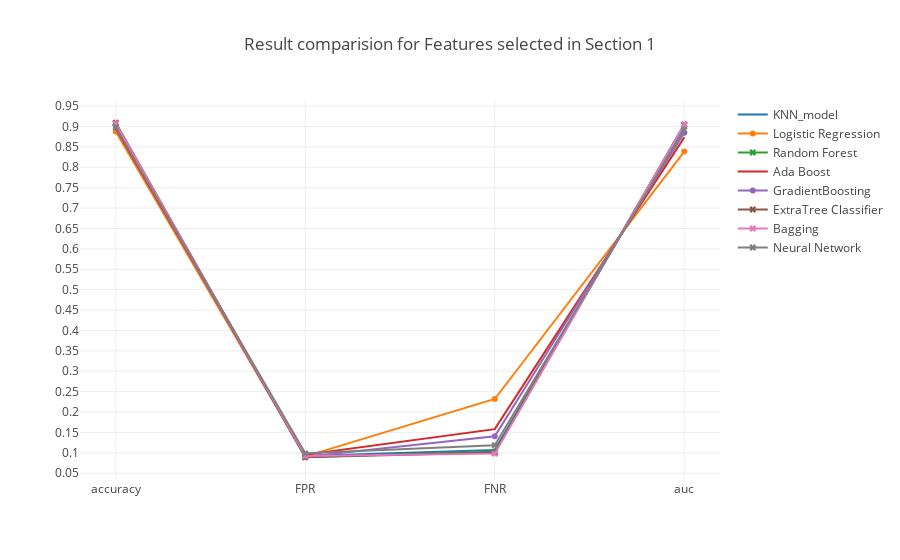

Notebook code cell kept with this figure:
### Markdown cell above
### <a id='1.A' style="text-decoration : none; color : #000000;"> A Results</a>

### Code cell
trace0 = go.Scatter(x=table_80_50_test.iloc[0].index.values[[0,5,6,7]],
                    y=table_80_50_test.iloc[0].values[[0,5,6,7]],
                    mode = 'lines',
                    name = 'KNN_model')

trace1 = go.Scatter(x=table_80_50_test.iloc[1].index.values[[0,5,6,7]],
                    y=table_80_50_test.iloc[1].values[[0,5,6,7]],
                    mode = 'lines+markers',
                    name = 'Logistic Regression')

trace2 = go.Scatter(x=table_80_50_test.iloc[2].index.values[[0,5,6,7]],
                    y=table_80_50_test.iloc[2].values[[0,5,6,7]],
                    mode = 'lines+markers',marker=dict(symbol='x'),
                    name = 'Random Forest')


trace3 = go.Scatter(x=table_80_50_test.iloc[3].index.values[[0,5,6,7]],
                    y=table_80_50_test.iloc[3].values[[0,5,6,7]],
                    mode = 'lines',
                    name = 'Ada Boost')

trace4 = go.Scatter(x=table_80_50_test.iloc[4].index.values[[0,5,6,7]],
                    y=table_80_50_test.iloc[4].values[[0,5,6,7]],
                    mode = 'lines+markers',
                    name = 'GradientBoosting')

trace5 = go.Scatter(x=table_80_50_test.iloc[5].index.values[[0,5,6,7]],
                    y=table_80_50_test.iloc[5].values[[0,5,6,7]],
                    mode = 'lines+markers',marker=dict(symbol='x'),
                    name = 'ExtraTree Classifier')

trace6 = go.Scatter(x=table_80_50_test.iloc[6].index.values[[0,5,6,7]],
                    y=table_80_50_test.iloc[6].values[[0,5,6,7]],
                    mode = 'lines+markers',marker=dict(symbol='x'),
                    name = 'Bagging')

trace7 = go.Scatter(x=table_80_50_test.iloc[7].index.values[[0,5,6,7]],
                    y=table_80_50_test.iloc[7].values[[0,5,6,7]],
                    mode = 'lines+markers',marker=dict(symbol='x'),
                    name = 'Neural Network')



data = [trace0, trace1, trace2, trace3, trace4, trace5, trace6, trace7]
layout = go.Layout(yaxis=dict(tick0=0,dtick=0.05),title='Result comparision for Features selected in Section 1')
fig = go.Figure(data=data, layout=layout)

iplot(fig, filename='Result')

### Figure 1 — Plotly figure (JSON) as saved in the notebook; plotly's stock layout.template omitted (floating-point values rounded to 4 significant figures)
{"data": [{"mode": "lines", "name": "KNN_model", "type": "scatter", "uid": "f0429853-4007-487b-8718-a24c6e5a0f93", "x": ["accuracy", "FPR", "FNR", "auc"], "y": [0.9055, 0.09236, 0.1067, 0.9005]}, {"mode": "lines+markers", "name": "Logistic Regression", "type": "scatter", "uid": "92e68974-2ad6-4eb4-9f8f-73be559e98ed", "x": ["accuracy", "FPR", "FNR", "auc"], "y": [0.8877, 0.09128, 0.2319, 0.8384]}, {"marker": {"symbol": "x"}, "mode": "lines+markers", "name": "Random Forest", "type": "scatter", "uid": "069b754f-0975-424e-8098-0dd9d399b74f", "x": ["accuracy", "FPR", "FNR", "auc"], "y": [0.9083, 0.08984, 0.1026, 0.9038]}, {"mode": "lines", "name": "Ada Boost", "type": "scatter", "uid": "d2d39bc4-5b3a-4782-aed0-5dc6e66d2e9f", "x": ["accuracy", "FPR", "FNR", "auc"], "y": [0.8953, 0.09533, 0.158, 0.8733]}, {"mode": "lines+markers", "name": "GradientBoosting", "type": "scatter", "uid": "505c9155-1e6d-482b-8197-a4abdebfb14f", "x": ["accuracy", "FPR", "FNR", "auc"], "y": [0.902, 0.09047, 0.1406, 0.8845]}, {"marker": {"symbol": "x"}, "mode": "lines+markers", "name": "ExtraTree Classifier", "type": "scatter", "uid": "84109923-f205-47ff-be8a-513b4045e568", "x": ["accuracy", "FPR", "FNR", "auc"], "y": [0.9092, 0.08912, 0.1006, 0.9052]}, {"marker": {"symbol": "x"}, "mode": "lines+markers", "name": "Bagging", "type": "scatter", "uid": "82d26e67-ed6b-471a-9d69-7e9dbfe099a6", "x": ["accuracy", "FPR", "FNR", "auc"], "y": [0.9072, 0.09191, 0.098, 0.905]}, {"marker": {"symbol": "x"}, "mode": "lines+markers", "name": "Neural Network", "type": "scatter", "uid": "7f36b09e-6e83-42bf-92bd-8f7dad3823fd", "x": ["accuracy", "FPR", "FNR", "auc"], "y": [0.8983, 0.09876, 0.1185, 0.8914]}], "layout": {"title": "Result comparision for Features selected in Section 1", "yaxis": {"dtick": 0.05, "tick0": 0}}}
